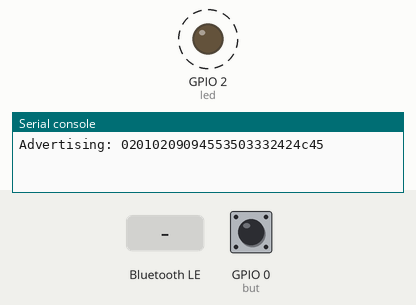
This program was run on a simulated ESP32 board running MicroPython. Shown: output pins drawn as LEDs (lit = HIGH), the last lines printed to the serial console. Dashed ring = blinking. The inputs (shaded band) are chosen by the test bench; at power-on: GPIO 0 (but) HIGH. Nothing arrives over Bluetooth unless stated.

Above: at 1.25 s.
1.3 s: "turn_on" written over Bluetooth
At 2.3 s:
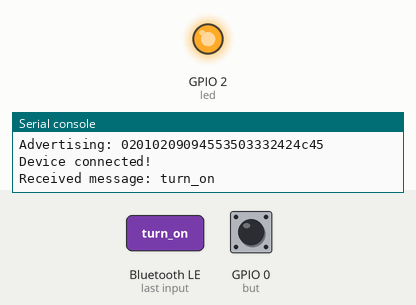
2.8 s: GPIO 0 (but) pulled LOW for 0.15 s
At 3.5 s:
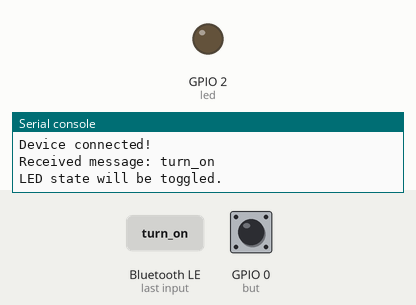
4.4 s: GPIO 0 (but) pulled LOW for 1 s
At 4.7 s:
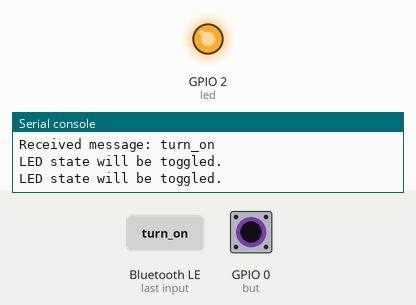
6.9 s: GPIO 0 (but) pulled LOW for 3.2 s
At 7.8 s:
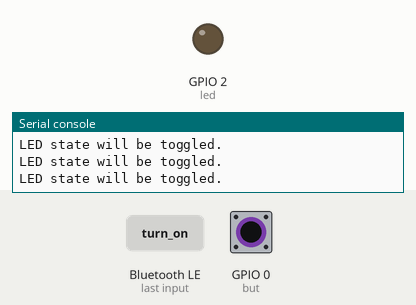
Timing chart, 0 to 9.9 s (numbered marks = the images above; inputs shaded):
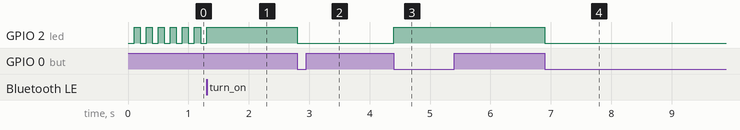

The program:

bluetooth_test.py
```python
from machine import Pin, Timer
from time import sleep_ms
import ubluetooth

class ESP32_BLE:
    def __init__(self, name):
        self.led = Pin(2, Pin.OUT)
        self.timer1 = Timer(0)
        self.name = name
        self.ble = ubluetooth.BLE()
        self.ble.active(True)
        self.disconnected()
        self.ble.irq(self.ble_irq)
        self.register()
        self.advertiser()

        # Store the received message
        self.ble_msg = ""

    def connected(self):
        self.led.value(1)  # Turn LED on when connected
        self.timer1.deinit()

    def disconnected(self):
        self.timer1.init(period=100, mode=Timer.PERIODIC, callback=lambda t: self.led.value(not self.led.value()))

    def ble_irq(self, event, data):
        if event == 1:  # Connection
            print("Device connected!")
            self.connected()
        elif event == 2:  # Disconnection
            print("Device disconnected!")
            self.advertiser()
            self.disconnected()
        elif event == 3:  # GATT write
            buffer = self.ble.gatts_read(self.rx)
            self.ble_msg = buffer.decode('UTF-8').strip()
            print(f"Received message: {self.ble_msg}")

            # Control LED based on the received message
            if self.ble_msg == 'turn_on':
                self.led.value(1)  # Turn LED ON
                self.send('LED is turned ON.')
            elif self.ble_msg == 'turn_off':
                self.led.value(0)  # Turn LED OFF
                self.send('LED is turned OFF.')
            elif self.ble_msg == 'read_LED':
                led_state = 'ON' if self.led.value() else 'OFF'
                self.send(f'LED is {led_state}.')

            self.ble_msg = ""  # Clear the message

    def register(self):
        NUS_UUID = '6E400001-B5A3-F393-E0A9-E50E24DCCA9E'
        RX_UUID = '6E400002-B5A3-F393-E0A9-E50E24DCCA9E'
        TX_UUID = '6E400003-B5A3-F393-E0A9-E50E24DCCA9E'

        BLE_NUS = ubluetooth.UUID(NUS_UUID)
        BLE_RX = (ubluetooth.UUID(RX_UUID), ubluetooth.FLAG_WRITE)
        BLE_TX = (ubluetooth.UUID(TX_UUID), ubluetooth.FLAG_NOTIFY)

        BLE_UART = (BLE_NUS, (BLE_TX, BLE_RX,))
        SERVICES = (BLE_UART,)
        ((self.tx, self.rx),) = self.ble.gatts_register_services(SERVICES)

    def send(self, data):
        self.ble.gatts_notify(0, self.tx, (data + '\n').encode('utf-8'))

    def advertiser(self):
        name = bytes(self.name, 'UTF-8')
        adv_data = bytearray([0x02, 0x01, 0x02]) + bytearray([len(name) + 1, 0x09]) + name
        self.ble.gap_advertise(100, adv_data)
        print(f"Advertising: {adv_data.hex()}")

led = Pin(2, Pin.OUT)
but = Pin(0, Pin.IN)
ble = ESP32_BLE("ESP32BLE")

def buttons_irq(pin):
    led.value(not led.value())
    ble.send('LED state will be toggled.')
    print('LED state will be toggled.')

but.irq(trigger=Pin.IRQ_FALLING, handler=buttons_irq)

while True:
    sleep_ms(100)
```

Measured:
- after the input at 1.3 s, GPIO 2 (led): goes on until 1.3 s, then stays HIGH
- after the input at 2.8 s, GPIO 2 (led): HIGH → LOW at once
- after the input at 4.4 s, GPIO 2 (led): LOW → HIGH at once
- after the input at 6.9 s, GPIO 2 (led): HIGH → LOW at once
- by itself, GPIO 2 (led): alternates HIGH for 0.10 s and LOW for 0.10 s
